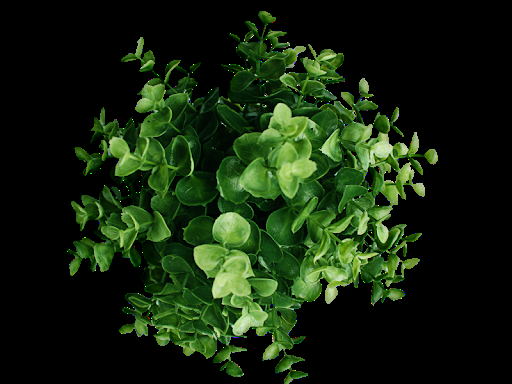
#> input picture images/1.png, 512 x 384 px; its folder holds only this picture in this run
$ python Extract_color.py
#> lines starting #> are read from the running program, lines starting #| are printed output that depends on the picture; after the words box and inside, x2 and y2 are one past the last pixel; in counts of white or black regions, pixels touching at a corner belong together
# Python 3.6 (v3.6.3:1880cb95a742, Jan 16 2019, 16:02:32)
# Type "copyright", "credits" or "license()" for more information.
# >>> Code by A.M

import cv2
import os
import numpy as np

im_dir = 'images/'
files = [i for i in os.listdir(im_dir) if i.endswith(".jpg") or i.endswith(".png")]

for file in files:
## Read
	img = cv2.imread(im_dir+file)
#> img is the input picture: shape (384, 512, 3); mean B, G, R 13.2, 36.7, 20.6

	ORANGE_MIN = np.array([32, 50, 50],np.uint8)
	ORANGE_MAX = np.array([60, 255, 255],np.uint8)

	hsv_img = cv2.cvtColor(img,cv2.COLOR_BGR2HSV)
#> hsv_img: shape (384, 512, 3); mean H, S, V 19.9, 69.3, 36.9

	frame_threshed = cv2.inRange(hsv_img, ORANGE_MIN, ORANGE_MAX)
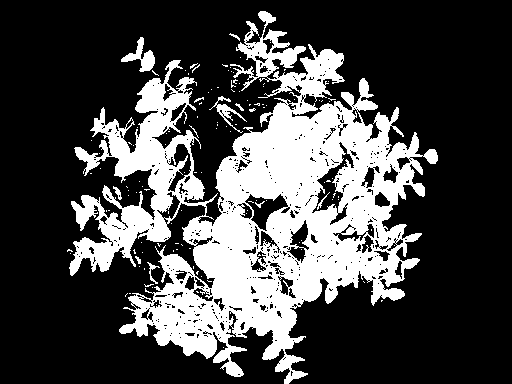
#> frame_threshed: shape (384, 512); 27.9% white; 133 white regions (122 under 20 px), largest, box (x1, y1, x2, y2) and area: (69, 11, 438, 384) 53516, (121, 37, 155, 72) 448, (209, 96, 247, 133) 270

## save
	cv2.imwrite("output/" + file, frame_threshed)
